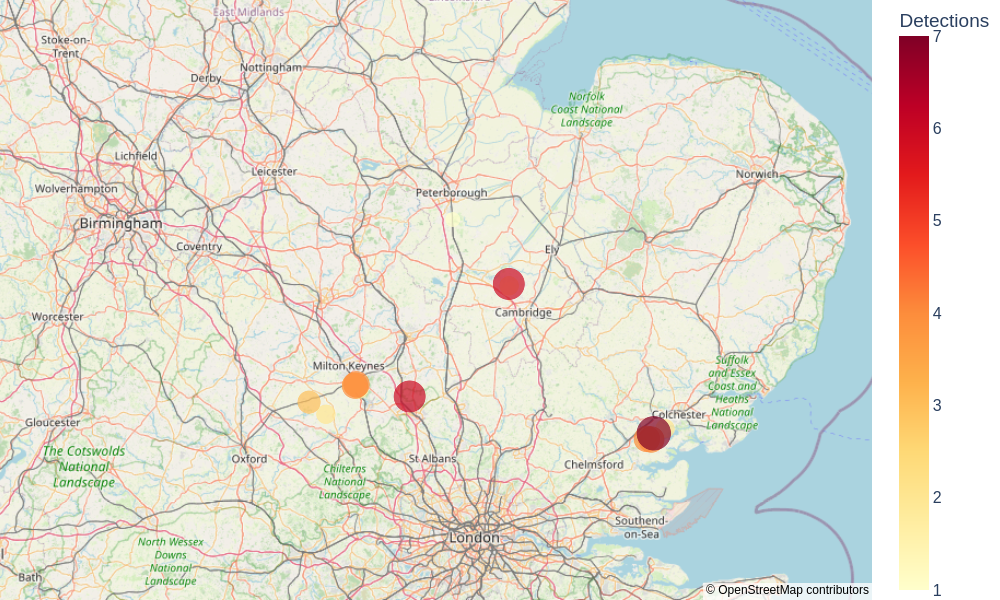

Reproduce this figure in Python.
# filename: lsoa_pesticide_detection_heatmap.py
import pandas as pd
import numpy as np
import plotly.express as px

# Main water quality data filename
water_quality_file = "Anglian_Water_Domestic_Water_Quality.csv"

# Load main data
df = pd.read_csv(water_quality_file, encoding="utf-8")

# Convert Sample_Date to datetime
df['Sample_Date'] = pd.to_datetime(df['Sample_Date'], format="%d/%m/%Y %H:%M", errors='coerce')

# Filter pesticide determinands:
mask_pesticides = df['Determinand'].str.startswith("Pesticides ", na=False) | (df['Determinand'] == "Pesticides (Total by Calculation)")
df_pesticides = df.loc[mask_pesticides].copy()

# Define detections: Operator not '<'
df_pesticides['Is_Detect'] = ~df_pesticides['Operator'].eq('<')

# Calculate detection counts per determinand
detection_counts = df_pesticides.groupby('Determinand')['Is_Detect'].sum()
valid_determinands = detection_counts[detection_counts > 0].index

# Filter only to valid detected pesticide determinands and only detects
df_valid_detections = df_pesticides[(df_pesticides['Determinand'].isin(valid_determinands)) & (df_pesticides['Is_Detect'])]

# Group by LSOA to count detections
lsoa_counts = df_valid_detections.groupby('LSOA').size().reset_index(name='detection_count')

# Load ONS LSOA centroid CSV
ons_lsoa_url = "https://open-geography-portalx-ons.hub.arcgis.com/api/download/v1/items/b8263c2364e9452483a0e5783c6fdb53/csv?layers=0"
df_lsoa = pd.read_csv(ons_lsoa_url, encoding='utf-8')

# Identify latitude and longitude column names (try common variants)
lat_cols = [col for col in df_lsoa.columns if col.lower() in {'lat', 'latitude', 'y'}]
lon_cols = [col for col in df_lsoa.columns if col.lower() in {'lon', 'long', 'longitude', 'x'}]
if not lat_cols or not lon_cols:
    raise ValueError("Latitude and/or Longitude columns not found in LSOA centroids data.")
lat_col = lat_cols[0]
lon_col = lon_cols[0]

# Select and rename to common names
df_lsoa_selected = df_lsoa[['LSOA21CD', 'LSOA21NM', lat_col, lon_col]].rename(
    columns={lat_col: 'lat', lon_col: 'lon'}
)

# Inner join detection counts with LSOA centroids on code
df_map = pd.merge(lsoa_counts, df_lsoa_selected, how='inner', left_on='LSOA', right_on='LSOA21CD')

# Sort by detection_count ascending so higher counts are plotted last (on top)
df_map = df_map.sort_values('detection_count')

# Marker size scale: detection_count mapped from [min, max] -> [5, 25]
min_size = 5
max_size = 25
min_count = df_map['detection_count'].min()
max_count = df_map['detection_count'].max()

# Avoid division by zero if all counts are same
if max_count == min_count:
    df_map['marker_size'] = (min_size + max_size) / 2
else:
    df_map['marker_size'] = min_size + (df_map['detection_count'] - min_count) / (max_count - min_count) * (max_size - min_size)

# Compute map center as the midpoint of lat and lon
center_lat = df_map['lat'].mean()
center_lon = df_map['lon'].mean()

# Compute latitude and longitude ranges to estimate zoom level
lat_range = df_map['lat'].max() - df_map['lat'].min()
lon_range = df_map['lon'].max() - df_map['lon'].min()

# Approximate zoom level based on max range - empirical formula for Mapbox zoom levels
# Larger range means smaller zoom
max_range = max(lat_range, lon_range)
if max_range == 0:
    zoom_level = 10  # arbitrary default for single point
else:
    # zoom_level decreases as max_range increases
    # Reference: zoom level approximately = 8 - log2(range), adjusted for suitable appearance
    import math
    zoom_level = 8 - np.log2(max_range)  
    if zoom_level < 3:
        zoom_level = 3  # minimum zoom to avoid zooming out too far
    elif zoom_level > 12:
        zoom_level = 12  # maximum zoom to avoid zooming in too far

# Use Plotly Mapbox scatter plot for heat map style
fig = px.scatter_mapbox(
    df_map,
    lat='lat',
    lon='lon',
    size='marker_size',
    size_max=max_size,
    color='detection_count',
    color_continuous_scale='YlOrRd',
    hover_name='LSOA21NM',
    hover_data={'LSOA21CD': True, 'detection_count': True, 'lat': False, 'lon': False, 'marker_size': False},
    zoom=zoom_level,
    height=600,
    width=1000,
    labels={'detection_count': 'Detection Count'},
    mapbox_style='open-street-map'
)

# Update layout to remove title and add black lines (axes lines are not shown on mapbox plots)
fig.update_layout(
    font=dict(size=16),
    margin={"r":0,"t":0,"l":0,"b":0},
    coloraxis_colorbar=dict(title="Detections"),
    mapbox_center=dict(lat=center_lat, lon=center_lon)
)

# Save outputs
csv_file = "lsoa_pesticide_detection_heatmap_data.csv"
html_file = "lsoa_pesticide_detection_heatmap.html"
png_file = "lsoa_pesticide_detection_heatmap.png"

df_map[['LSOA21CD', 'LSOA21NM', 'detection_count', 'lat', 'lon']].to_csv(csv_file, index=False)
fig.write_html(html_file, include_plotlyjs='cdn', full_html=True)
fig.write_image(png_file, width=1000, height=600)

print(csv_file)
print(html_file)
print(png_file)
print("lsoa_pesticide_detection_heatmap.py")
